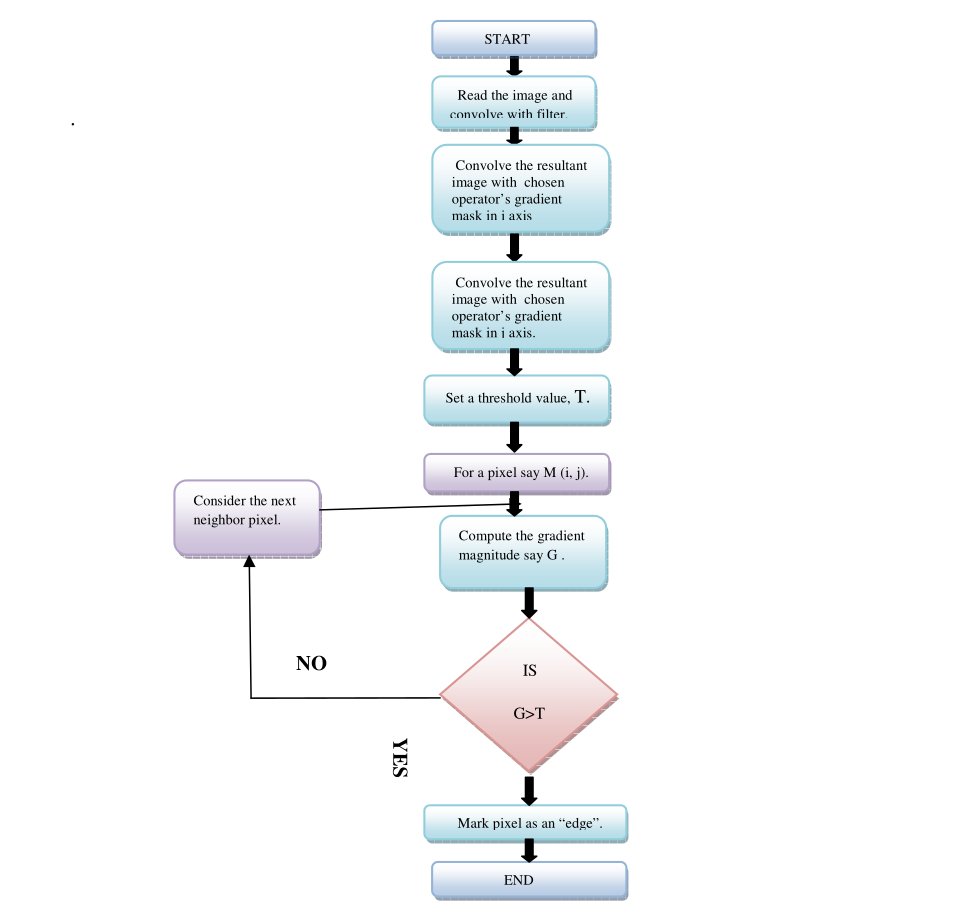
#> input picture edge/image.png, 975 x 918 px, found by its file name
$ python intensitymap.py
#> lines starting #> are read from the running program, lines starting #| are printed output that depends on the picture; after the words box and inside, x2 and y2 are one past the last pixel; in counts of white or black regions, pixels touching at a corner belong together
from PIL import Image
import numpy as np
import matplotlib.pyplot as plt

# Load the image
image_path = "image.png"  # Change this to your image path
img = Image.open(image_path).convert("L")  # Convert to grayscale
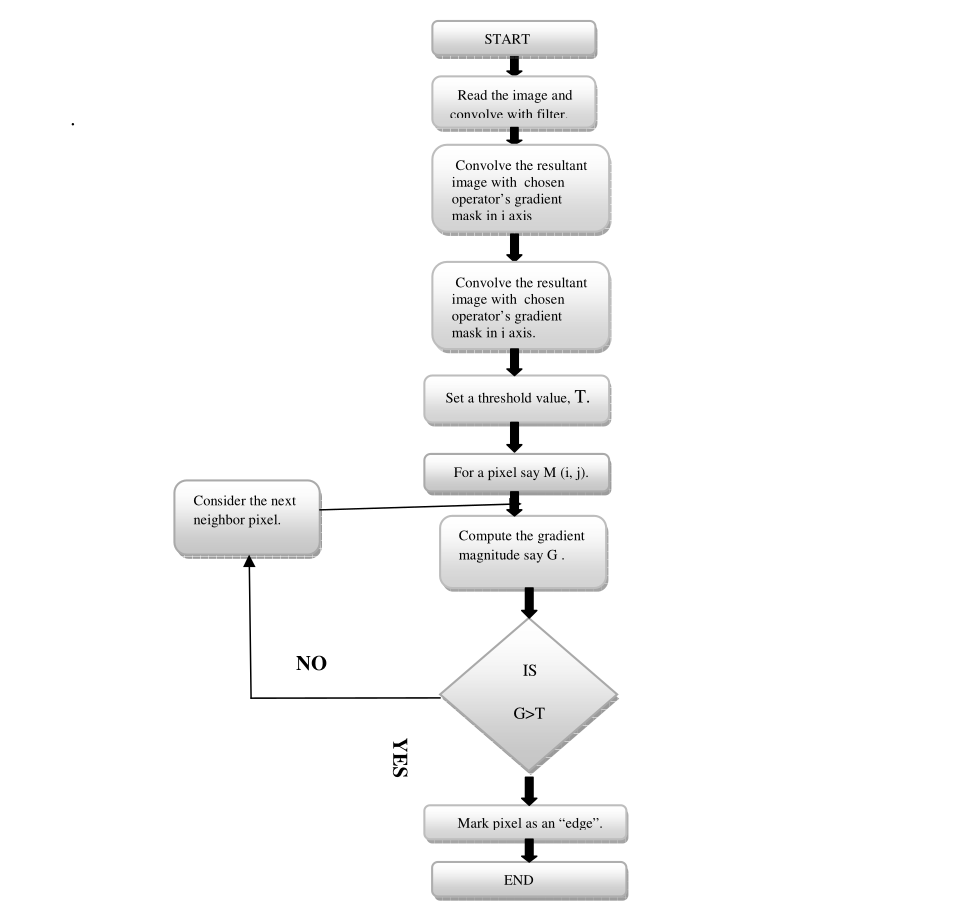
#> img: PIL image 975x918 L; min 0, max 255, mean 248.6

# Convert to NumPy array
img_array = np.array(img)

T = np.mean(img_array)  # or np.median(img_array)
#> T = 248.6
thresholded_img = np.where(img_array > T, 1, 0)
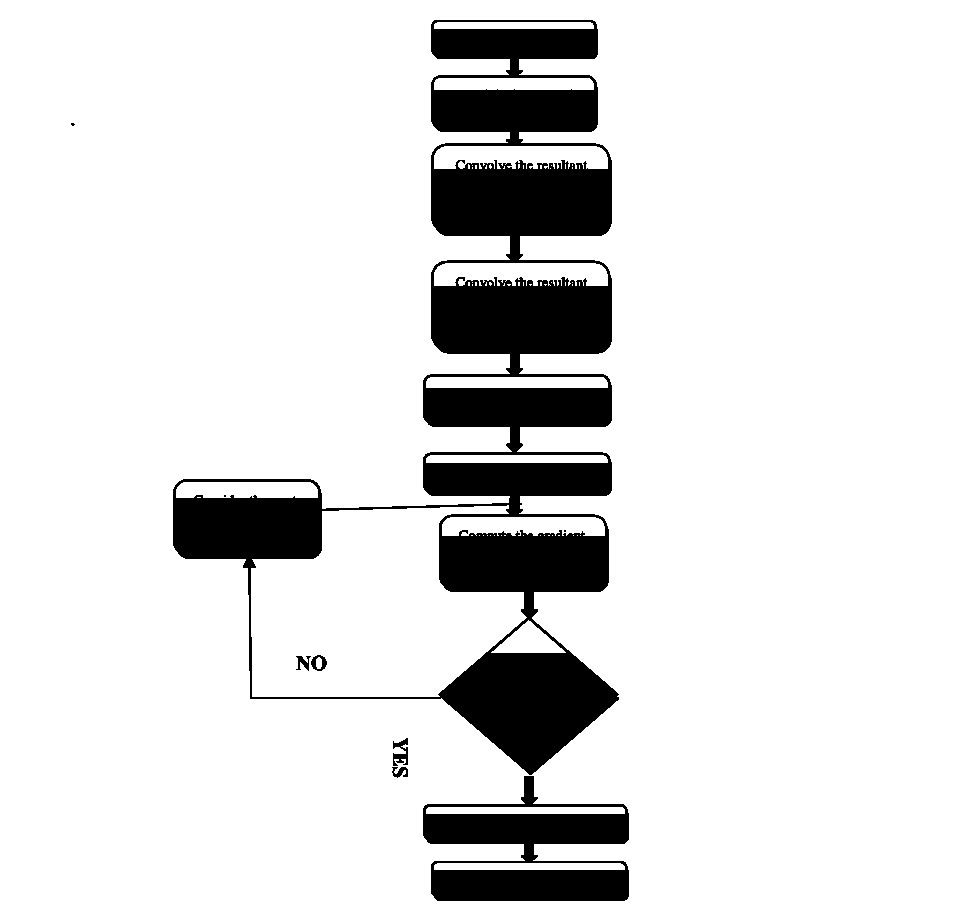
#> thresholded_img: shape (918, 975) int64; values 0 (black) and 1 (white), 88.3% white; 9 black regions (3 under 20 px), largest, box (x1, y1, x2, y2) and area: (173, 20, 619, 775) 90224, (423, 776, 629, 901) 13821, (393, 738, 408, 766) 234, (311, 655, 327, 671) 131, (296, 656, 311, 671) 110, (392, 767, 408, 778) 106


# Plot only the thresholded binary image
plt.figure(figsize=(8, 6))
plt.imshow(thresholded_img, cmap="gray")  # Black & white colormap
plt.colorbar(label="Binary Value")
plt.axis("off")
plt.title(f"Thresholded Image (T={T})")

plt.show()
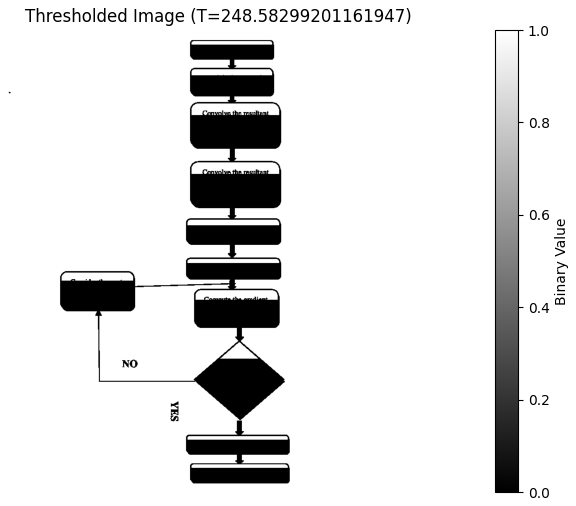
#> figure drawn by matplotlib, 2 panels
